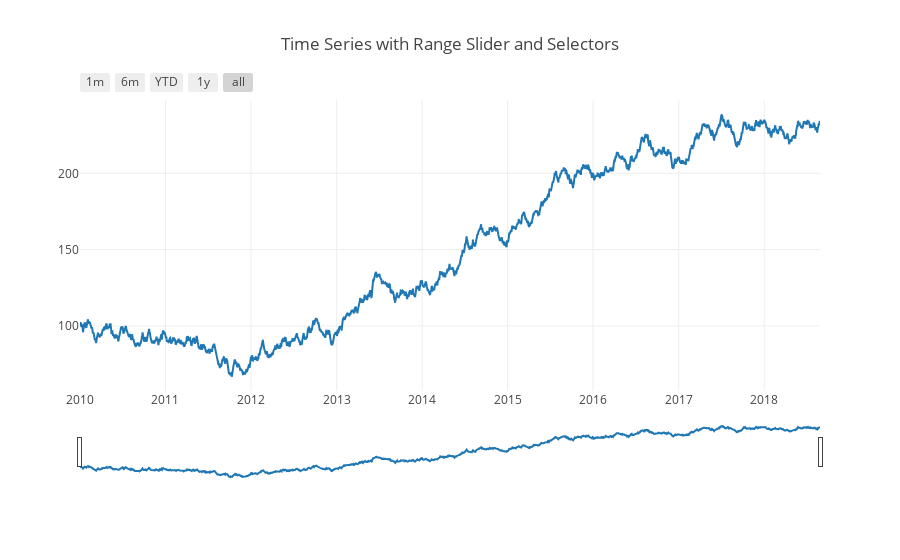

The cell this chart's notebook holds for it:
### Markdown cell above
## Range Slider

### Code cell
dates = pd.date_range('01-Jan-2010', pd.datetime.now().date(), freq='D')
df = pd.DataFrame(100 + np.random.randn(dates.size).cumsum(), dates, columns=['AAPL'])

trace = go.Scatter(x=df.index, y=df.AAPL)
data = [trace]

layout = dict(
    title='Time Series with Range Slider and Selectors',
    xaxis=dict(
        rangeselector=dict(
            buttons=list([
                dict(count=1,
                     label='1m',
                     step='month',
                     stepmode='backward'),
                dict(count=6,
                     label='6m',
                     step='month',
                     stepmode='backward'),
                dict(count=1,
                    label='YTD',
                    step='year',
                    stepmode='todate'),
                dict(count=1,
                    label='1y',
                    step='year',
                    stepmode='backward'),
                dict(step='all')
            ])
        ),
        rangeslider=dict(
            visible = True
        ),
        type='date'
    )
)

fig = dict(data=data, layout=layout)
py.iplot(fig)

### Figure 1 — Plotly figure (JSON) as saved in the notebook; plotly's stock layout.template omitted (floating-point values rounded to 4 significant figures; data arrays with more than 128 entries replaced by an {"elided": "..."} marker saying what was removed)
{"data": [{"type": "scatter", "uid": "c9e602fe-aa3c-11e8-82b6-0a580a0c097d", "x": {"elided": "3161 str values"}, "y": {"elided": "3161 float values"}}], "layout": {"title": "Time Series with Range Slider and Selectors", "xaxis": {"rangeselector": {"buttons": [{"count": 1, "label": "1m", "step": "month", "stepmode": "backward"}, {"count": 6, "label": "6m", "step": "month", "stepmode": "backward"}, {"count": 1, "label": "YTD", "step": "year", "stepmode": "todate"}, {"count": 1, "label": "1y", "step": "year", "stepmode": "backward"}, {"step": "all"}]}, "rangeslider": {"visible": true}, "type": "date"}}}
